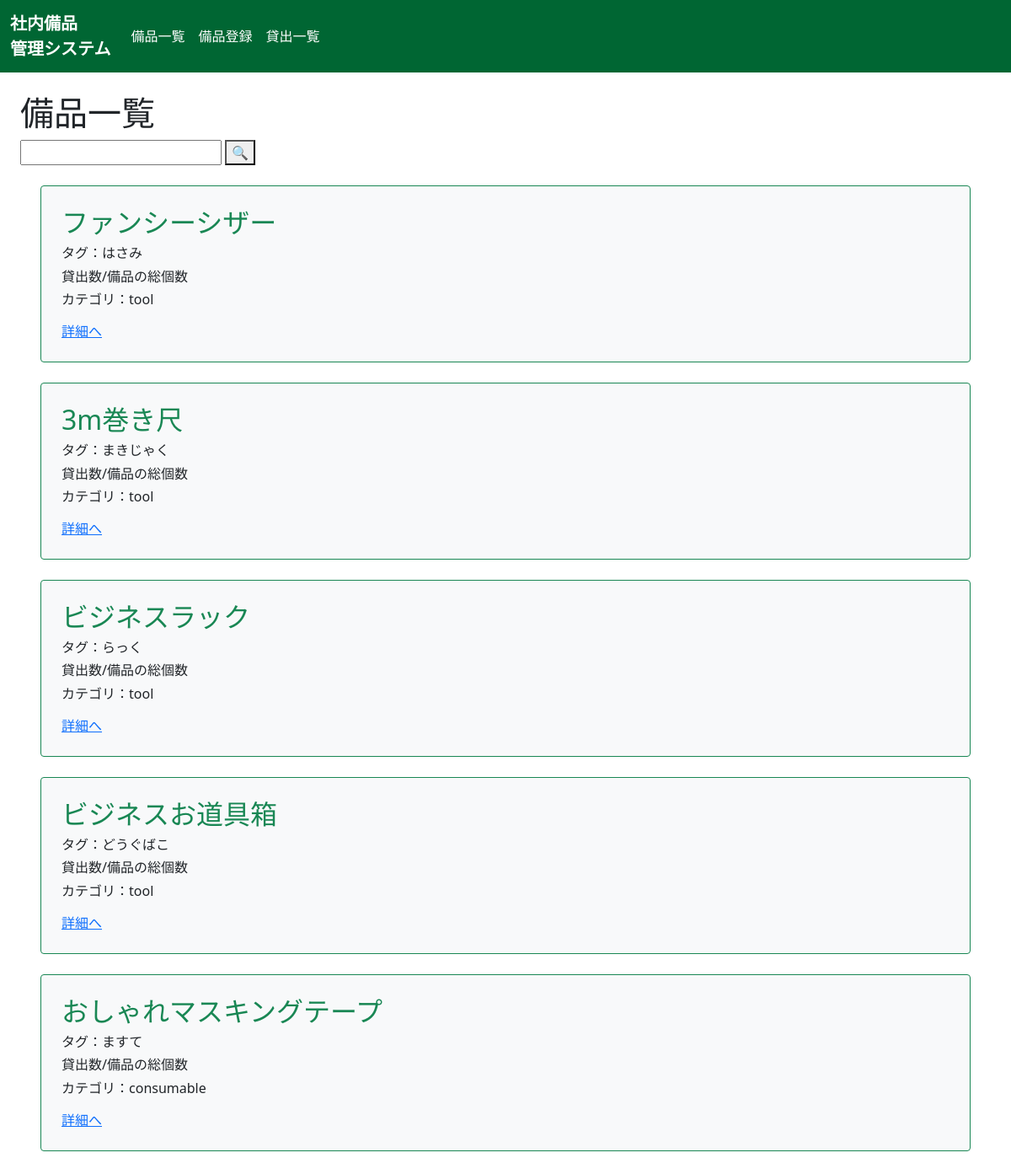
Screenshot of /supplies/ (signed in) with the database file from the repository.
### supplies/models.py (models this page shows, shortened)
class Supplies(models.Model):
    title = models.CharField(max_length=100)
    description = models.TextField()
    thumbnail = models.ImageField(null=True, blank=True)
    category = models.CharField(
        max_length=100,
        choices = CATEGORY
    )
    tag = models.CharField(max_length=100,null=True, blank=True)
    lend = models.IntegerField(null=True, blank=True, default=0)
    allsupplies = models.IntegerField(null=True, blank=True)
    stamp = models.IntegerField(null=True, blank=True, default=0)
    borrowed = models.IntegerField(null=True, blank=True,default=0)
    user = models.ForeignKey('auth.User', on_delete=models.CASCADE,null=True, blank=True)

### supplies/views.py (the view)
# urls.py: path('supplies/', views.ListSuppliesView.as_view(), name='list-supplies'),
class ListSuppliesView(LoginRequiredMixin,ListView):
    model = Lendingsupplies #Supplies
    template_name = 'supplies/list.html'
    def get_queryset(self):
        query = self.request.GET.get('query')
        if query:
            supplies_list = Supplies.objects.filter(
                Q(title__icontains=query)|Q(title__icontains=normalize_kana(query))|Q(title__icontains=normalize_hira(query))|Q(tag__icontains=query)|Q(tag__icontains=normalize_kana(query))|Q(tag__icontains=normalize_hira(query)) # type: ignore
            )
        else:
            supplies_list = Supplies.objects.all()
        return supplies_list

### supplies/templates/supplies/list.html (shortened to what this page needs)
{% extends 'base.html' %}
{% block h1 %} 備品一覧 {% endblock %}
{% block content %}
<form action="" method="get">
    <input name="query" value="{{ request.GET.query}}"type="text" />
    <button type="submit">🔍</button>
</form>
{% for item in object_list %}
<div class="p-4 m-4 bg-light border border-success rounded">
<h2 class="text-success">{{ item.title }}</h2>
<h6>タグ：{{ item.tag }}</h6>
<h6>貸出数/備品の総個数</h6>
<h6>カテゴリ：{{ item.category }}</h6>
<div class="mt-3">
    <a href="{% url 'detail-supplies' item.pk %}">詳細へ</a>
</div>
</div>
{% endfor %}
{% endblock content %}

### rows the page displays
Supplies: title "ファンシーシザー", tag "はさみ", category "tool"
Supplies: title "3m巻き尺", tag "まきじゃく", category "tool"
Supplies: title "ビジネスラック", tag "らっく", category "tool"
Supplies: title "ビジネスお道具箱", tag "どうぐばこ", category "tool"
Supplies: title "おしゃれマスキングテープ", tag "ますて", category "consumable"
